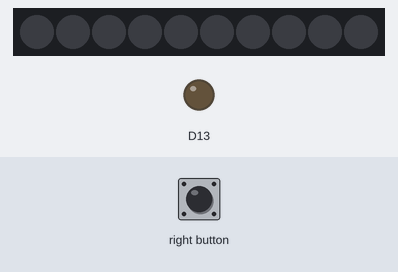
Recording of a sketch running on a simulated Adafruit Circuit Playground Express. Parts: 10 RGB LEDs in strip order, left to right, output pins drawn as LEDs (lit = HIGH). Inputs (shaded band) come from the test bench. Dim RGB values are drawn brighter than linear.

Above: at 1.2 s.
1.3 s: right button pressed for 0.15 s
At 1.85 s:
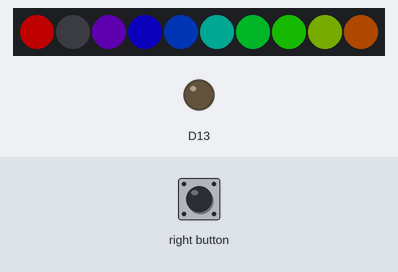
4.4 s: right button pressed for 0.15 s
At 4.57 s:
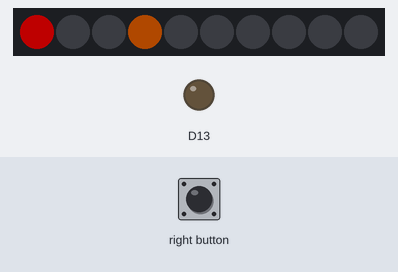
5.1 s: right button pressed for 1 s
At 5.95 s:
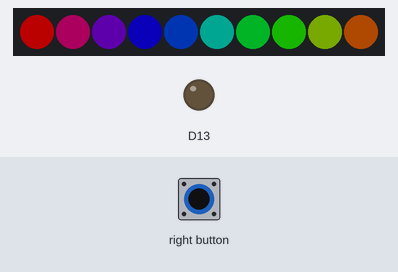
Timing chart, 0 to 8.1 s (numbered marks = the images above; inputs shaded):
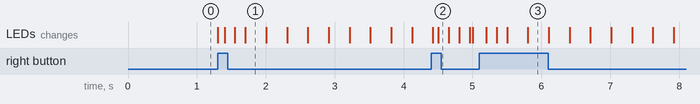

The sketch:

buttonlights.ino
```cpp
#include <Adafruit_CircuitPlayground.h>
#include "lights.h"

#define IN_ORDER 1
#define SCATTER 3

const int DELAY_MILLIS = 50;
const int INITIAL_BRIGHTNESS = 80;
const int NUMBER_OF_PULSES = 5;
const int PULSE_DELAY_MILLIS = 2;

bool right_button_pressed = false;

void setup() {
  CircuitPlayground.begin();
}

void loop() {
  if (!CircuitPlayground.rightButton()) {
    right_button_pressed = false;
    return;
  }

  if (!right_button_pressed) {
    CircuitPlayground.setBrightness(INITIAL_BRIGHTNESS);
    light_loop(DELAY_MILLIS, IN_ORDER, clockwise);
    pulse(NUMBER_OF_PULSES, PULSE_DELAY_MILLIS);
    CircuitPlayground.clearPixels();
    CircuitPlayground.setBrightness(INITIAL_BRIGHTNESS);
    light_loop(DELAY_MILLIS, SCATTER, counter_clockwise);
    CircuitPlayground.clearPixels();
    right_button_pressed = true;
  }
}
```

lights.cpp
```cpp
#include <Adafruit_CircuitPlayground.h>
#include <Arduino.h>
#include "lights.h"

int calculate_actual_pixel(int iteration, int step, Direction direction) {
  int actual_pixel = direction == clockwise ? CIRCUIT_PLAYGROUND_NUMBER_OF_PIXELS - iteration : iteration;
  return (actual_pixel * step) % CIRCUIT_PLAYGROUND_NUMBER_OF_PIXELS;
}

void light_loop(int delay_millis, int step, Direction direction) {
  int pixeln = 0;
  int actual_pixel;
  while (pixeln <= CIRCUIT_PLAYGROUND_NUMBER_OF_PIXELS) {
    actual_pixel = calculate_actual_pixel(pixeln, step, direction);
    CircuitPlayground.setPixelColor(actual_pixel, CircuitPlayground.colorWheel(25 * pixeln));
    delay(delay_millis);
    pixeln++;
  }
}

void pulse(int number_of_pulses, int delay_millis) {
  for (int i=0; i<number_of_pulses; i++) {
    int brightness = 100;
    while (brightness > 0) {
      CircuitPlayground.setBrightness(brightness);
      light_loop(delay_millis, 1, clockwise);
      brightness -= 5;
    }
  }
}
```

lights.h
```cpp
#ifndef PLAYGROUND_LIGHTS_H
#define PLAYGROUND_LIGHTS_H

#define CIRCUIT_PLAYGROUND_NUMBER_OF_PIXELS 10

enum Direction { clockwise, counter_clockwise };

void light_loop(int delay_millis, int step, Direction direction=clockwise);
void pulse(int number_of_pulses, int delay_millis);

#endif
```

Measured:
- after the input at 1.3 s, the LEDs: first change at once (image 1 shows a later state)
- after the input at 4.4 s, the LEDs: first differ from a run without the input after 0.10 s (image 2)
- after the input at 5.1 s, the LEDs: first change after 0.10 s (image 3 shows a later state)
